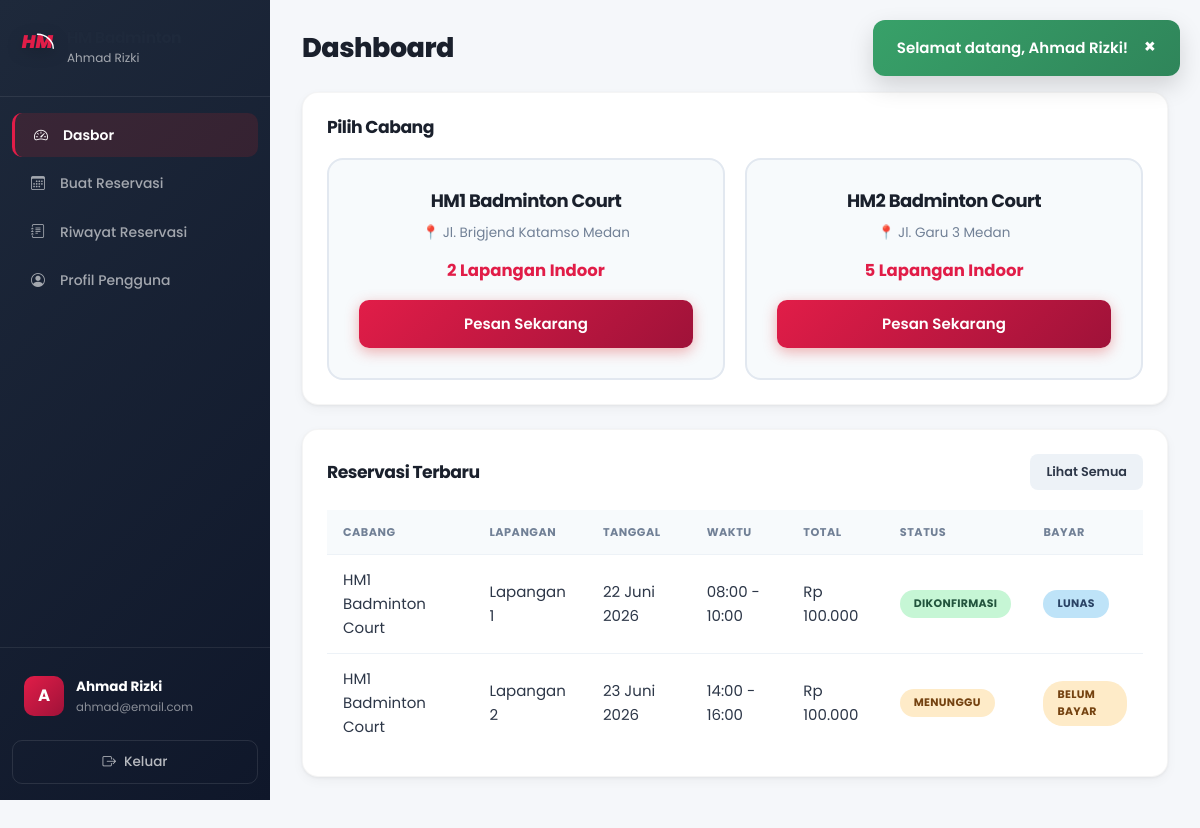
The app's page /pelanggan/dashboard.php (signed in) with its own data.
### tables this page shows
CREATE TABLE IF NOT EXISTS cabang (
    id INT AUTO_INCREMENT PRIMARY KEY,
    nama VARCHAR(100) NOT NULL COMMENT 'Nama cabang',
    alamat VARCHAR(255) NOT NULL COMMENT 'Alamat lengkap cabang',
    jumlah_lapangan INT NOT NULL DEFAULT 0 COMMENT 'Jumlah lapangan di cabang',
    no_telepon VARCHAR(20) DEFAULT NULL COMMENT 'Nomor telepon cabang',
    created_at TIMESTAMP DEFAULT CURRENT_TIMESTAMP,
    
    INDEX idx_nama (nama)
);

CREATE TABLE IF NOT EXISTS reservasi (
    id INT AUTO_INCREMENT PRIMARY KEY,
    user_id INT NOT NULL COMMENT 'ID pelanggan pemesan',
    lapangan_id INT NOT NULL COMMENT 'ID lapangan yang dipesan',
    tanggal DATE NOT NULL COMMENT 'Tanggal main',
    waktu_mulai TIME NOT NULL COMMENT 'Jam mulai bermain',
    waktu_selesai TIME NOT NULL COMMENT 'Jam selesai bermain',
    durasi_jam INT NOT NULL COMMENT 'Lama sewa dalam jam',
    total_harga INT NOT NULL COMMENT 'Total biaya',
    catatan TEXT COMMENT 'Catatan tambahan dari pelanggan',
    status ENUM('pending', 'confirmed', 'cancelled', 'completed') DEFAULT 'pending' 
        COMMENT 'pending=menunggu, confirmed=dikonfirmasi, cancelled=dibatalkan, completed=selesai',
    payment_status ENUM('unpaid', 'dp_paid', 'paid') DEFAULT 'unpaid'
        COMMENT 'Status pembayaran',
    total_dibayar INT DEFAULT 0 COMMENT 'Total yang sudah dibayar',
    created_at TIMESTAMP DEFAULT CURRENT_TIMESTAMP,
    updated_at TIMESTAMP DEFAULT CURRENT_TIMESTAMP ON UPDATE CURRENT_TIMESTAMP,
    
    FOREIGN KEY (user_id) REFERENCES users(id) ON DELETE CASCADE,
    FOREIGN KEY (lapangan_id) REFERENCES lapangan(id) ON DELETE CASCADE,
    
    INDEX idx_tanggal (tanggal),
    INDEX idx_status (status),
    INDEX idx_payment_status (payment_status),
    INDEX idx_user (user_id),
    INDEX idx_lapangan_tanggal (lapangan_id, tanggal)
);

CREATE TABLE IF NOT EXISTS lapangan (
    id INT AUTO_INCREMENT PRIMARY KEY,
    cabang_id INT NOT NULL COMMENT 'ID cabang pemilik lapangan',
    nama VARCHAR(50) NOT NULL COMMENT 'Nama lapangan (Lapangan 1, 2, dst)',
    tipe ENUM('indoor', 'outdoor') DEFAULT 'indoor' COMMENT 'Tipe lapangan',
    status ENUM('tersedia', 'perawatan', 'tidak_aktif') DEFAULT 'tersedia' COMMENT 'Status ketersediaan',
    
    FOREIGN KEY (cabang_id) REFERENCES cabang(id) ON DELETE CASCADE,
    INDEX idx_cabang (cabang_id),
    INDEX idx_status (status)
);

### config/functions.php (called while the page is built, shortened)
<?php
function getCabang() {
    $db = getDB();
    return $db->query("SELECT * FROM cabang ORDER BY id")->fetchAll();
}
function getReservasiByUser($user_id) {
    $db = getDB();
    $stmt = $db->prepare("SELECT r.*, l.nama as lapangan_nama, c.nama as cabang_nama, c.alamat
        FROM reservasi r
        JOIN lapangan l ON r.lapangan_id = l.id
        JOIN cabang c ON l.cabang_id = c.id
        WHERE r.user_id = ?
        ORDER BY r.created_at DESC");
    $stmt->execute([$user_id]);
    return $stmt->fetchAll();
}
function getStatusLabel($status) {
    $labels = [
        'pending' => 'Menunggu',
        'confirmed' => 'Dikonfirmasi',
        'cancelled' => 'Dibatalkan',
        'completed' => 'Selesai'
    ];
    return $labels[$status] ?? ucfirst($status);
}
function getStatusBadgeClass($status) {
    return 'badge-' . $status;
}
function getPaymentStatusLabel($status) {
    $labels = [
        'unpaid' => 'Belum Bayar',
        'dp_paid' => 'DP Dibayar',
        'paid' => 'Lunas'
    ];
    return $labels[$status] ?? ucfirst($status);
}
function getPaymentStatusBadgeClass($status) {
    $classes = [
        'unpaid' => 'badge-pending',
        'dp_paid' => 'badge-confirmed',
        'paid' => 'badge-completed'
    ];
    return $classes[$status] ?? 'badge-pending';
}
function formatRupiah($angka) {
    return 'Rp ' . number_format($angka, 0, ',', '.');
}
function formatTanggal($tanggal) {
    $bulan = ['','Januari','Februari','Maret','April','Mei','Juni','Juli','Agustus','September','Oktober','November','Desember'];
    $t = explode('-', substr($tanggal, 0, 10));
    return (int)$t[2] . ' ' . $bulan[(int)$t[1]] . ' ' . $t[0];
}
?>

### pelanggan/dashboard.php (the view, shortened to what this page needs)
<?php
$cabang = getCabang();
$reservasi = getReservasiByUser($_SESSION['user_id']);
require_once __DIR__ . '/../includes/header.php';
?>
<div class="dashboard-layout">
    <?php require_once __DIR__ . '/../includes/sidebar_pelanggan.php'; ?>
    <main class="main-content">
        <header class="page-header">
            <h1>Dashboard</h1>
            <p class="page-subtitle">Selamat datang, <?php echo htmlspecialchars($_SESSION['nama']); ?>!</p>
        </header>
        <div class="content-section">
            <h2>Pilih Cabang</h2>
            <div class="cabang-grid">
                <?php foreach ($cabang as $c): ?>
                <div class="cabang-card">
                    <h3><?php echo htmlspecialchars($c['nama']); ?></h3>
                    <p class="cabang-alamat">📍 <?php echo htmlspecialchars($c['alamat']); ?></p>
                    <p class="cabang-lapangan"><?php echo (int)$c['jumlah_lapangan']; ?> Lapangan Indoor</p>
                    <a href="<?php echo BASE_URL; ?>pelanggan/reservasi.php?cabang=<?php echo (int)$c['id']; ?>" class="btn btn-primary btn-full">
                        Pesan Sekarang
                    </a>
                </div>
                <?php endforeach; ?>
            </div>
        </div>
        <div class="content-section">
            <div class="section-header">
                <h2>Reservasi Terbaru</h2>
                <a href="<?php echo BASE_URL; ?>pelanggan/riwayat.php" class="btn btn-sm btn-secondary">Lihat Semua</a>
            </div>
            <?php if (empty($reservasi)): ?>
                <div class="empty-state">
                    <span>📋</span>
                    <p>Belum ada reservasi</p>
                    <a href="<?php echo BASE_URL; ?>pelanggan/reservasi.php" class="btn btn-primary">Buat Reservasi</a>
                </div>
            <?php else: ?>
            <div class="table-responsive">
                <table class="data-table">
                    <thead>
                        <tr><th>Cabang</th><th>Lapangan</th><th>Tanggal</th><th>Waktu</th><th>Total</th><th>Status</th><th>Bayar</th></tr>
                    </thead>
                    <tbody>
                        <?php foreach (array_slice($reservasi, 0, 5) as $r): ?>
                        <tr>
                            <td><?php echo htmlspecialchars($r['cabang_nama']); ?></td>
                            <td><?php echo htmlspecialchars($r['lapangan_nama']); ?></td>
                            <td><?php echo htmlspecialchars(formatTanggal($r['tanggal'])); ?></td>
                            <td><?php echo htmlspecialchars(substr($r['waktu_mulai'], 0, 5)); ?> - <?php echo htmlspecialchars(substr($r['waktu_selesai'], 0, 5)); ?></td>
                            <td><?php echo htmlspecialchars(formatRupiah($r['total_harga'])); ?></td>
                            <td><span class="badge <?php echo htmlspecialchars(getStatusBadgeClass($r['status'])); ?>"><?php echo htmlspecialchars(getStatusLabel($r['status'])); ?></span></td>
                            <td><span class="badge <?php echo htmlspecialchars(getPaymentStatusBadgeClass($r['payment_status'])); ?>"><?php echo htmlspecialchars(getPaymentStatusLabel($r['payment_status'])); ?></span></td>
                        </tr>
                        <?php endforeach; ?>
                    </tbody>
                </table>
            </div>
            <?php endif; ?>
        </div>
    </main>
</div>
<?php require_once __DIR__ . '/../includes/footer.php'; ?>

### assets/css/design-system.css (style rules this page uses)
:root { --primary: #E11D48; --primary-dark: #BE123C; --primary-light: #FFE4E6; --primary-50: #FFF1F2; --primary-100: #FFE4E6; --primary-200: #FECDD3; --primary-500: #F43F5E; --primary-600: #E11D48; --primary-700: #BE123C; --primary-800: #9F1239; --primary-900: #881337; --secondary: #0F172A; --secondary-dark: #020617; --secondary-light: #1E293B; --secondary-50: #F8FAFC; --secondary-100: #F1F5F9; --secondary-200: #E2E8F0; --secondary-300: #CBD5E1; --secondary-400: #94A3B8; --secondary-500: #64748B; --secondary-600: #475569; --secondary-700: #334155; --secondary-800: #1E293B; --secondary-900: #0F172A; --accent: #FFB300; --accent-dark: #D97706; --accent-light: #FEF3C7; --success: #16A34A; --success-light: #DCFCE7; --success-dark: #15803D; --warning: #F59E0B; --warning-light: #FEF3C7; --warning-dark: #D97706; --danger: #DC2626; --danger-light: #FEE2E2; --danger-dark: #B91C1C; --info: #2563EB; --info-light: #DBEAFE; --info-dark: #1D4ED8; --bg-body: #F8FAFC; --bg-surface: #FFFFFF; --bg-surface-hover: #F1F5F9; --bg-muted: #F1F5F9; --bg-overlay: rgba(15, 23, 42, 0.6); --text-primary: #1E293B; --text-secondary: #64748B; --text-muted: #94A3B8; --text-inverse: #FFFFFF; --text-link: #DC2626; --border: #E2E8F0; --border-light: #F1F5F9; --border-dark: #CBD5E1; --border-focus: #DC2626; --shadow-xs: 0 1px 2px rgba(0, 0, 0, 0.05); --shadow-sm: 0 1px 3px rgba(0, 0, 0, 0.06), 0 1px 2px rgba(0, 0, 0, 0.04); --shadow-md: 0 4px 6px -1px rgba(0, 0, 0, 0.07), 0 2px 4px -2px rgba(0, 0, 0, 0.05); --shadow-lg: 0 10px 15px -3px rgba(0, 0, 0, 0.08), 0 4px 6px -4px rgba(0, 0, 0, 0.04); --shadow-xl: 0 20px 25px -5px rgba(0, 0, 0, 0.1), 0 8px 10px -6px rgba(0, 0, 0, 0.04); --shadow-2xl: 0 25px 50px -12px rgba(0, 0, 0, 0.2); --shadow-primary: 0 4px 14px rgba(220, 38, 38, 0.35); --shadow-card: 0 1px 3px rgba(0, 0, 0, 0.06), 0 4px 12px rgba(0, 0, 0, 0.04); --radius-sm: 6px; --radius-md: 10px; --radius-lg: 14px; --radius-xl: 20px; --radius-2xl: 24px; --radius-full: 9999px; --space-1: 4px; --space-2: 8px; --space-3: 12px; --space-4: 16px; --space-5: 20px; --space-6: 24px; --space-8: 32px; --space-10: 40px; --space-12: 48px; --space-16: 64px; --space-20: 80px; --font-sans: 'Poppins', 'Inter', 'Nunito Sans', 'Segoe UI', system-ui, -apple-system, sans-serif; --font-mono: 'JetBrains Mono', 'Fira Code', 'Courier New', monospace; --fw-light: 300; --fw-regular: 400; --fw-medium: 500; --fw-semibold: 600; --fw-bold: 700; --fw-extrabold: 800; --fw-black: 900; --fs-caption: 0.75rem; --fs-small: 0.8125rem; --fs-body: 0.9375rem; --fs-body-lg: 1rem; --fs-nav: 0.9rem; --fs-button: 0.9375rem; --fs-h4: 1.125rem; --fs-h3: 1.25rem; --fs-h2: 1.5rem; --fs-h1: 2rem; --fs-display: 2.5rem; --fs-display-lg: 3.5rem; --lh-tight: 1.2; --lh-snug: 1.375; --lh-normal: 1.6; --lh-relaxed: 1.75; --ls-tight: -0.5px; --ls-normal: 0; --ls-wide: 0.5px; --ls-wider: 1px; --transition-fast: 0.15s ease; --transition-base: 0.2s ease; --transition-smooth: 0.3s cubic-bezier(0.4, 0, 0.2, 1); --transition-bounce: 0.4s cubic-bezier(0.16, 1, 0.3, 1); --z-dropdown: 50; --z-sticky: 100; --z-fixed: 200; --z-overlay: 300; --z-modal: 400; --z-popover: 500; --z-toast: 600; --gradient-primary: linear-gradient(135deg, #E11D48 0%, #9F1239 100%); --gradient-secondary: linear-gradient(135deg, #1E293B 0%, #0F172A 100%); --gradient-accent: linear-gradient(135deg, #FFB300 0%, #D97706 100%); --gradient-hero: linear-gradient(135deg, #E11D48 0%, #881337 100%); --gradient-sidebar: linear-gradient(180deg, #1E293B 0%, #0F172A 100%); --gradient-success: linear-gradient(135deg, #10B981, #047857); --gradient-danger: linear-gradient(135deg, #EF4444, #C084FC); }
*, *::before, *::after { box-sizing: border-box; }
html { scroll-behavior: smooth; -webkit-text-size-adjust: 100%; }
body { font-family: var(--font-sans); font-size: var(--fs-body); font-weight: var(--fw-regular); line-height: var(--lh-normal); color: var(--text-primary); background-color: var(--bg-body); -webkit-font-smoothing: antialiased; -moz-osx-font-smoothing: grayscale; }
h1, h2, h3, h4, h5, h6 { font-family: var(--font-sans); font-weight: var(--fw-bold); line-height: var(--lh-tight); letter-spacing: var(--ls-tight); color: var(--text-primary); }
h1, .h1 { font-size: var(--fs-h1); font-weight: var(--fw-extrabold); }
h2, .h2 { font-size: var(--fs-h2); font-weight: var(--fw-bold); }
h3, .h3 { font-size: var(--fs-h3); font-weight: var(--fw-bold); }

### records on screen
cabang: nama "HM1 Badminton Court", alamat "Jl. Brigjend Katamso Medan", jumlah_lapangan "2"
cabang: nama "HM2 Badminton Court", alamat "Jl. Garu 3 Medan", jumlah_lapangan "5"
reservasi: cabang.nama "HM1 Badminton Court", lapangan.nama "Lapangan 1", tanggal "22 Juni 2026", waktu_mulai "08:00", waktu_selesai "10:00", total_harga "Rp 100.000", status "DIKONFIRMASI", payment_status "LUNAS"
reservasi: cabang.nama "HM1 Badminton Court", lapangan.nama "Lapangan 2", tanggal "23 Juni 2026", waktu_mulai "14:00", waktu_selesai "16:00", total_harga "Rp 100.000", status "MENUNGGU", payment_status "BELUM BAYAR"

### other values on screen
$flash['message'] "Selamat datang, Ahmad Rizki!"
$_SESSION['nama'] "Ahmad Rizki"
substr($_SESSION['nama'], 0, 1) "A"
$_SESSION['email'] "ahmad@email.com"
